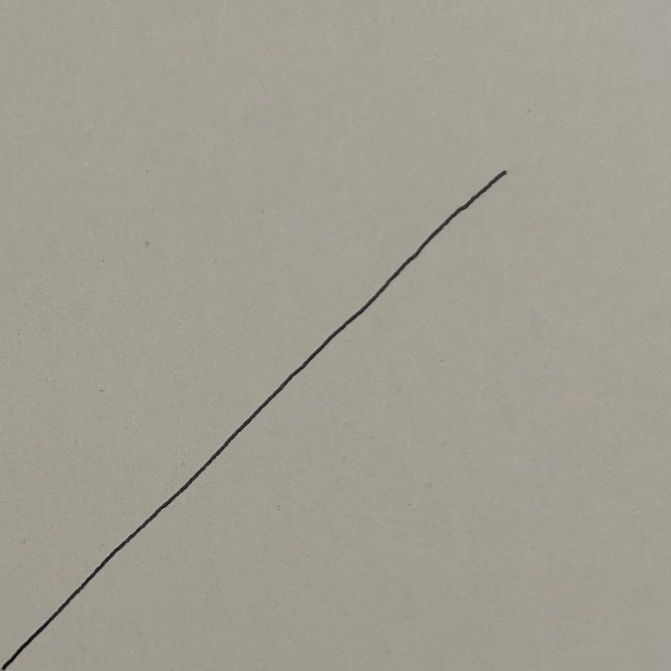
#> input picture function_x.png, 1342 x 1342 px (shown at 1/2 size)
$ python Image2Function.py
#> lines starting #> are read from the running program, lines starting #| are printed output that depends on the picture
import copy
import numpy as np
from PIL import Image
import os
import matplotlib.pyplot as plt
import difflib
import gplearn
from gplearn.genetic import SymbolicRegressor
from joblib import dump, load
from sklearn.cluster import DBSCAN
import sympy as sp
from sympy.parsing.latex import parse_latex

scrip_dir = os.path.abspath(__file__)  # gets the BPL_code.py path
proj_dir = scrip_dir.replace(r'\Image2Function.py', '')
print(f"proj_dir: {proj_dir}")


# requires antlr4-python3-runtime version 4.11.0
# WILL NOT WORK WITH ANY OTHER VERSION
# pip install antlr4-python3-runtime


def file_checker(file_name, file_type):
    """
    This function verifies the existence of a given file name and its type within the project's structure. It can identify
    files based on their complete paths or search through the entire project directory for a match when only the file name
    and its type are provided. If no exact match is found, it suggests the closest potential match or raises an error if no
    similar files exist.

    :param file_name: The name of the file to be checked. It could be the complete file path or just the name
        without the path.
    :type file_name: str
    :param file_type: The expected file type(s) to filter files during the search process. This can be a single
        string representing the file extension, or a list of strings for multiple possible types.
    :type file_type: Union[str, list]
    :return: The full path of the found file if it matches the provided file name and file type.
    :rtype: str
    :raises FileNotFoundError: If the specified file is not found within the project directory. If the file name is not
        directly matched, a suggestion for the closest match is provided, or the error is raised indicating no similar
        files were found.
    """
    scrip_dir = os.path.abspath(__file__)  # gets the BPL_code.py path
    proj_dir = scrip_dir.replace(r'\Event-Camera-Code\BPL_code.py','') #gets top level folder of the project
    #in my case 'BPL Lab'
    # print(f"proj_dir: {proj_dir}")

    # Check if the file_name is already the full file path
    if os.path.isfile(file_name):
        print(f"Looking at file '{file_name}'.")
        return file_name #already done
    # If file_name is not a complete file path already
    try:
        all_files = []
        for root, dirs, files in os.walk(proj_dir): #gets all files in the project directory
            for file in files:
                all_files.append(os.path.join(root, file))
        # print(f"all_files: {all_files}")
    except FileNotFoundError:
        raise FileNotFoundError(f"The directory {proj_dir} does not exist.") #Should be impossible to happen but idk
    # Filter only files of the same type
    if type(file_type)==str:
        same_type_files = [file for file in all_files if file_type in str(file)]
    if type(file_type)==list:
        same_type_files = [file for file in all_files if any(ext in str(file) for ext in file_type)]
    # print(f"same_type_files: {same_type_files}")
    file_found=False
    for file in same_type_files:
        # print(file)
        curr_file_1=os.path.basename(file)
        curr_file_name, curr_file_extension = os.path.splitext(curr_file_1)
        # print(f"curr_file_name: {curr_file_name}")
        # print(f"curr_file_extension: {curr_file_extension}")
        if file_name==curr_file_name and 'tmp' not in curr_file_extension:
            file_found=True
            print(f"Looking at file '{file}'.")
            return file

    if file_found==False: #if no exact matches have been found look for suggestions.
        # Find the closest match using difflib
        same_type_files_base=[os.path.basename(file) for file in same_type_files]
        # print(f"same_type_files_base: {same_type_files_base}")
        closest_matches = difflib.get_close_matches(file_name, same_type_files_base, n=1, cutoff=0.6)
        # Raise FileNotFoundError with suggestion if a close match is found
        if closest_matches:
            suggestion = closest_matches[0]
            suggestion_name, suggestion_extension = os.path.splitext(suggestion)
            raise FileNotFoundError(
                f"The file '{file_name}' with file type {file_type} does not exist. Did you mean '{suggestion_name}' with file type '{suggestion_extension}'?"
            )
        else:
            # If no close matches are found, raise error without suggestion
            raise FileNotFoundError(f"The file '{file_name}' does not exist and no similar files were found.")


def image_reader(input_image_location):
    """
    Reads an image from the specified location, processes the image to ensure it is
    square, and extracts pixel coordinates based on intensity thresholds. This
    function prepares the data for further image analysis or plotting.

    :param input_image_location: The file path to the input image.
    :type input_image_location: str
    :return: A list containing x-coordinates, y-coordinates, image width, image
        height, and the prepared image data for plotting.
    :rtype: list
    :raises ValueError: If the image is not square.
    """
#> called with input_image_location = 'function_x.png'
    # handles different image extensions.
    exts = Image.registered_extensions()
    supported_extensions = [ex for ex, f in exts.items() if f in Image.OPEN]

    # gets the specified input image as an array of greyscale values.
    input_image_location = file_checker(input_image_location, supported_extensions)
    img = Image.open(input_image_location).convert('L')

    # creates an image object for plotting latter.
    img_for_plot=plt.imread(input_image_location)

    #acually makes the array.
    data = np.array(img)
    print(data)
#> (printed output is left out)

    image_dim=data.shape
#> image_dim = (1342, 1342)
    if image_dim[0] != image_dim[1]:
        raise ValueError("Image must be square.")
    # print(f"image_dim[0]: {image_dim[0]}")
    # print(f"image_dim[1]: {image_dim[1]}")

    # if the image is mostly black (i.e. a chalk drawing on a black board),
    # invert the black and white
    # print(f'mean: {np.mean(data)}')
    if np.mean(data)<(255/2):
        # data=np.abs(data-255)
        data=np.absolute(255-data)

    #shift all the points in the array that are not a solid black line to white.
    data[data > 120] = 255 #120 seems to work in many cases, may need to be modified for some use cases.
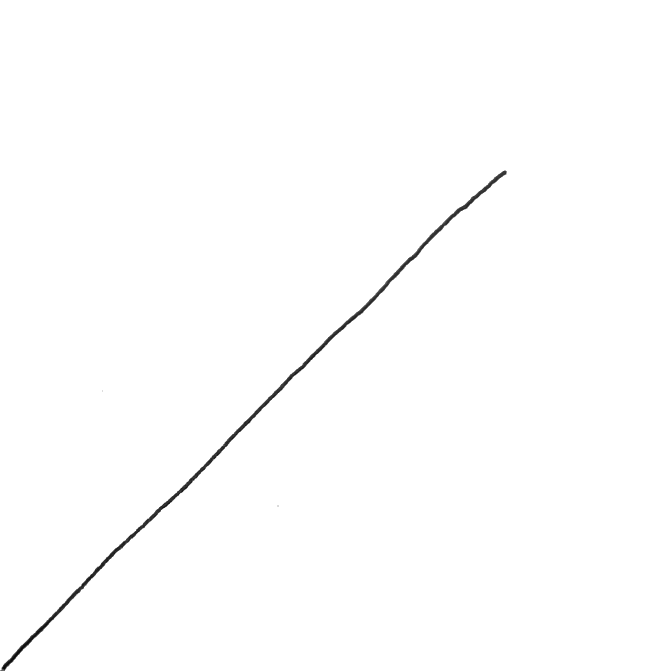
#> data: shape (1342, 1342) (shown at 1/2 size); min 1, max 255, mean 253.8

    # moved the points from the 2D array to list of x and y values.
    x_vals=[]
    y_vals=[]
    for x in range(image_dim[0]):
        for y in range(image_dim[1]):
            if data[y,x] < 255 :
                x_vals.append(x)
                y_vals.append(y)
#> after the loop, x_vals = 11159 values from 0 to 1013

    #ensure dimensionality to original image is keep even if the drawn plot does not
    # extend through full domain or range.
    if len(x_vals)!= image_dim[0]:
        for i in range(image_dim[0]-len(x_vals)):
            x_vals.append(None)
    if len(y_vals)!= image_dim[1]:
        for i in range(image_dim[1]-len(y_vals)):
            y_vals.append(None)
    # [6 lines of commented-out code are left out]
    x_vals=np.array(x_vals)
    y_vals=np.array(y_vals)

    #Flip the data to move the origin to the bottom left corner.
    mirror_axis = image_dim[1]/2
#> mirror_axis = 671
    y_vals=2*mirror_axis-y_vals

    return [x_vals, y_vals, image_dim[0], image_dim[1], img_for_plot]

def image_fitter(input_image_location, x_domain=[0,1], y_range=[0,1], model_path=None,
                 use_saved=True, intd_expr=None, show_clusters=False, show_cluster_outliers=False,
                 show_image=True):
    """
    Performs image-based symbolic regression to fit a mathematical model to the input image data
    by removing outliers, performing clustering, and applying genetic programming techniques.

    :param input_image_location: Path to the input image file to be analyzed.
            #The image must be square.
    :type input_image_location: str
    :param x_domain: Domain range of the x-axis for scaling the input data,
        specified as a two-element list [x_min, x_max]. Default is [0,1].
    :type x_domain: list
    :param y_range: Domain range of the y-axis for scaling the input data,
        specified as a two-element list [y_min, y_max]. Default is [0,1].
    :type y_range: list
    :param model_path: Path to the folder or file for saving/loading models used for fitting.
        If None, no saving/loading is performed. Default is None.
    :type model_path: str or None
    :param use_saved: Boolean indicating whether to use a pre-saved model for the fitting process
        (if available) or perform fitting from scratch. Default is True.
    :type use_saved: bool
    :param intd_expr: Desired mathematical expression for the intended function as a string.
        If provided, the intended function will be plotted for comparison. Default is None.
    :type intd_expr: str or None
    :param show_clusters: Boolean indicating whether to plot clustered data after filtering out
        outliers. Default is False.
    :type show_clusters: bool
    :param show_cluster_outliers: Boolean indicating whether to plot clustered data with
        visible outliers. Default is False.
    :type show_cluster_outliers: bool
    :param show_image: Boolean indicating whether to display the input grayscale image
        in the plot. Default is True.
    :type show_image: bool
    :return: None
    """
    # read the image file.
    step1=image_reader(input_image_location)
#> step1 = 5 items
    # step1 := [x_vals, y_vals, image_dim[0], image_dim[1], img_for_plot]
    x_vals=step1[0] # x coords, based on resolution of input image, will be rescaled later.
#> x_vals = 11159 values from 0 to 1013
    y_vals=step1[1] # y coords, based on resolution of input image, will be rescaled late
#> y_vals = 11159 values, max 1001 at index 11114, min 1 at index 1, mean 506.2
    img_x_domain=step1[2] # x resolution size of image
#> img_x_domain = 1342
    img_y_range=step1[3] # y resolution sizeof image
#> img_y_range = 1342
    img_for_plot=step1[4] # object for plotting the image latter.

    # rescales the domain and range to the given inputs.
    x_vals=abs(x_domain[1]-x_domain[0])*x_vals*(1/img_x_domain)
#> x_vals = 11159 values from 0 to 0.755
    y_vals=abs(y_range[1]-y_range[0])*y_vals*(1/img_y_range)
#> y_vals = 11159 values, max 0.746 at index 11114, min 0.000745 at index 1, mean 0.377
    # print(f"x_vals: {x_vals}")
    # print(f"y_vals: {y_vals}")

    # deep copy of coords, may include any outliers that survived the initial image processing.
    x_vals_w_outliers=copy.deepcopy(x_vals)
#> x_vals_w_outliers = 11159 values from 0 to 0.755
    y_vals_w_outliers=copy.deepcopy(y_vals)
#> y_vals_w_outliers has the same summary as y_vals

    # use DBSCAN to remove outliers
    xy_vals=np.column_stack((x_vals,y_vals))
#> xy_vals = 11159 pairs, first value 0 to 0.755, second value 0.000745 to 0.746
    eps=np.abs(x_domain[1]-x_domain[0])/100
    #chooses an eps value that is scaled to the chosen domain and range, spefically 1/100th of the domain.
    DB=DBSCAN(eps=eps, min_samples=10).fit(xy_vals)

    labels, counts = np.unique(DB.labels_, return_counts=True)
#> labels = [-1, 0]; counts = [6, 11153]
    #if DBSCAN finds more than one cluster, choose the one with the most data points
    max_counts=np.max(counts)
#> max_counts = 11153
    label_of_max_count=labels[list(counts).index(max_counts)]
#> label_of_max_count = 0
    mask_inliers = (DB.labels_ == label_of_max_count)
    # print(f'label_of_max_count: {label_of_max_count}')
    # print(f'labels: {np.unique(DB.labels_, return_counts=True)}')
    x_vals, y_vals = x_vals[mask_inliers], y_vals[mask_inliers]
#> x_vals = 11153 values from 0 to 0.755; y_vals = 11153 values, max 0.746 at index 11108, min 0.000745 at index 1, mean 0.377

    #handle the case that the attempt to remove outliers with DBSCAN actually removed all the data
    if x_vals.size==0 or y_vals.size==0:
        print("OOPS! DBSCAN removed all the data. Using the original data instead.")
        x_vals=x_vals_w_outliers
        y_vals=y_vals_w_outliers

    # performs a symbolic reggression fit to the data.
    preds=genetic_fitter(x_vals, y_vals , x_domain, y_range, model_path, use_saved)
    x_vals_pred=preds[0]
    y_vals_pred=preds[1]
    gp_prog=preds[2] # object that holds the fitted model

    latex_str=SymbRegg_to_latex(gp_prog) # gets the fitted model as a latex formatted string.

    # if an intended function is given, turn the latex strin into an executable function and generate data.
    if type(intd_expr)==str:
        step2=Latex_to_function(intd_expr, x_domain)
        x_vals_intd=step2[0]
        y_vals_intd=step2[1]

    #Begin Plotting.
    plt.rcParams.update({'font.size': 16})  # Set larger font size
    plt.rcParams["font.family"] = "Times New Roman"  # Use Times New Roman font
    plt.rcParams['mathtext.fontset'] = 'stix'
    plt.rcParams['axes.axisbelow'] = True  # Place axis grid lines behind plot elements

    # Create a new figure with specified size
    plt.figure(
        figsize=(6, 6),  # Width and height in inches
        tight_layout=True,  # Automatically adjust subplot parameters for better fit
        dpi=200,  # Optional higher resolution for saving (commented out)
    )

    plt.gca().set_aspect('equal')

    if show_image==True:
        plt.imshow(img_for_plot, extent=[x_domain[0], x_domain[1], y_range[0],
                                         y_range[1]], cmap='gray', label='Image')
    if show_cluster_outliers==True:
        plt.plot(x_vals_w_outliers, y_vals_w_outliers, label='data w/outliers',
                 marker='o', markersize=3, linestyle='', color='tab:blue')
    if show_clusters==True:
        plt.plot(x_vals, y_vals, label='data', marker='o', markersize=1, linestyle='',
                 color='tab:orange')
    plt.plot(x_vals_pred, y_vals_pred,
             label=f'Prediction: \n ${latex_str}$',
             linestyle='--', zorder=3,
             color='tab:red', linewidth=2)
    if type(intd_expr)==str:
        plt.plot(x_vals_intd, y_vals_intd, label=f'Intended Function: ${intd_expr}$', linestyle='-',
                 color='deepskyblue', linewidth=2, zorder=1)

    plt.xlim(x_domain)
    plt.ylim(y_range)
    plt.xlabel('$x$')
    plt.ylabel('$y$')
    plt.title(f'Drawn Plot & Fitted Function')
    plt.legend(fontsize=11)
    plt.grid()
    plt.show()

def genetic_fitter(x_vals, y_vals, x_domain=[0,1], y_range=[0,1], model_path=None,
                   use_saved=True):
    """
    Performs symbolic regression using a genetic programming approach to fit a given set
    of x and y values. Optionally loads a saved model if available or trains a new model
    and saves it. The method also returns a prediction based on the evolved expression.

    The parameters of SymbolicRegressor are left as hardcoded values, but they may need to be changed
    to fit the needs of the user.

    :param x_vals: Array-like object containing input feature data to be fitted.
    :param y_vals: Array-like object containing target values corresponding to x_vals.
    :param x_domain: A list representing the domain range [min, max] for the input values.
                      Default is [0, 1].
    :param y_range: A list representing the range of output values [min, max] the model might target.
                     Default is [0, 1].
    :param model_path: Optional relative path to a pre-trained model file. If not provided,
                       a default file location is used.
    :param use_saved: Boolean flag indicating whether to load a pre-trained model, if available.
                       Default is True.
    :return: A list containing predicted x values, predicted y values, and the best evolved
             expression (as a symbolic program object).
    """
    default_model_path=proj_dir+'\saved_model.joblib'
    if model_path==None:
        model_path=default_model_path
    else:
        model_path=proj_dir+r"\\"+model_path

    if use_saved and model_path and os.path.isfile(model_path):
        est_gp = load(model_path)
        print(f"Loaded pre-trained model from {model_path}")
    else:
        est_gp = SymbolicRegressor(
            population_size=1000,  # Number of candidate solutions in each generation
            generations=20,  # How many iterations (generations) to evolve
            tournament_size=20,  # Size of tournament for selecting individuals
            stopping_criteria=0.00001,  # Stop if error goes below this threshold
            const_range=(-100., 100.),  # Range for constant values in the expressions
            init_depth=(2, 6),  # Range for initial tree depths
            init_method='half and half',  # Method for generating the initial population
            function_set=['add', 'sub', 'mul', 'div', 'sqrt','sin', 'cos', 'tan'],  # Operators to use in expressions
                        #additional ones may need to be added for some use cases.
            metric='mean absolute error',  # Metric to optimize
            p_crossover=0.7,  # Crossover probability
            p_subtree_mutation=0.1,  # Subtree mutation probability
            p_hoist_mutation=0.05,  # Hoist mutation probability
            p_point_mutation=0.1,  # Point mutation probability
            verbose=1,  # Print progress during evolution
            parsimony_coefficient=0.02,  # Penalize overly complex expressions
            random_state=0,  # For reproducibility
            n_jobs=-1 #selects the number of cores to use for parallel processing. -1 uses all available cores.
        )

        #reshape the data for the genetic programming fit
        x_vals=x_vals.reshape(-1,1)
        est_gp.fit(x_vals, y_vals)

        if model_path:
            dump(est_gp, model_path)
            print(f"Saved trained model to {model_path}")

    print("Best evolved expression:", est_gp._program)
    # print(type(est_gp._program))

    x_vals_pred=np.linspace(x_domain[0],x_domain[1],1000)
    y_vals_pred = est_gp.predict(x_vals_pred.reshape(-1,1))

    return [x_vals_pred,y_vals_pred, est_gp._program]

# [77 lines left out: functions SymbRegg_to_latex, Latex_to_function, not called in this run]

image_location=r"function_x.png"
# image_location=r"function_x^{.5}_inverted.png"
# image_location=r"function_x^{.5}.png"
image_fitter(image_location, model_path='function_x_model.joblib', use_saved=True, intd_expr='x',
             x_domain=[0,1], y_range=[0,1], show_cluster_outliers=True, show_clusters=False)
#> (the call stopped at in genetic_fitter, `est_gp = SymbolicRegressor( population_size=1000,  # Number of candida..`: gplearn is not available in this run)
# image_reader(image_location)
